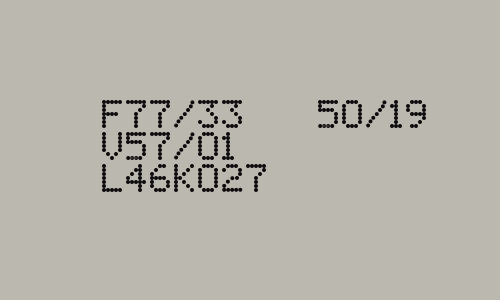
#> input picture images_ger/result_1.png, 500 x 300 px, given in place of result_0.png, which was not available
$ python red.py
#> lines starting #> are read from the running program, lines starting #| are printed output that depends on the picture
from PIL import Image

def redimensionar_imagem(input_path, largura, altura):
    # Abrir a imagem
#> called with input_path = 'result_0.png', largura = 250, altura = 150
    imagem = Image.open("images_ger/"+ input_path)
#> imagem is the input picture: PIL image 500x300 RGB; mean R, G, B 182.6, 179.6, 170.9

    # Redimensionar a imagem
    imagem_redimensionada = imagem.resize((largura, altura))
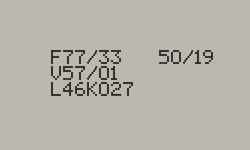
#> imagem_redimensionada: PIL image 250x150 RGB; mean R, G, B 182.6, 179.6, 170.9
#> pass 3 of the loop `for test in tests:`:
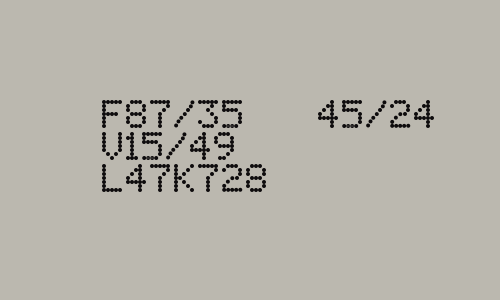
#> input picture images_ger/result_103.png, 500 x 300 px, given in place of result_2.png, which was not available
#> in redimensionar_imagem, imagem is the input picture: PIL image 500x300 RGB; mean R, G, B 182.5, 179.5, 170.8
#> in redimensionar_imagem (call 3), `imagem_redimensionada = imagem.resize((largura, altura))`:
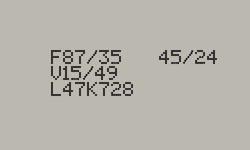
#> imagem_redimensionada: PIL image 250x150 RGB; mean R, G, B 182.5, 179.5, 170.8

    # Salvar a imagem redimensionada
    imagem_redimensionada.save("images_re/"+input_path)

x = 255
# Exemplo de uso
tests = ["result_" + str(indice) + ".png" for indice in range(x)]
largura = 250
altura = 150

for test in tests:
#> (the run stopped early here; a loop or call above may not have finished)
